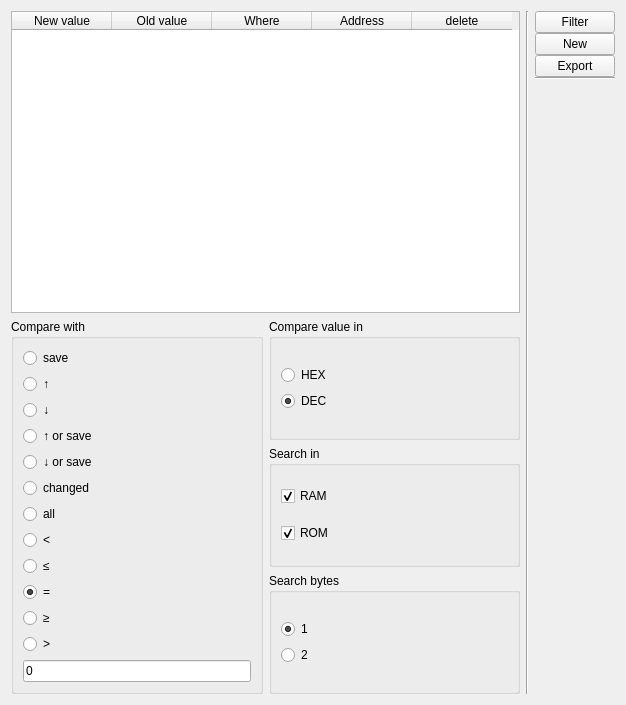
<?xml version="1.0" encoding="UTF-8"?>
<ui version="4.0">
 <class>Form</class>
 <widget class="QWidget" name="Form">
  <property name="geometry">
   <rect>
    <x>0</x>
    <y>0</y>
    <width>626</width>
    <height>705</height>
   </rect>
  </property>
  <property name="sizePolicy">
   <sizepolicy hsizetype="Expanding" vsizetype="Expanding">
    <horstretch>0</horstretch>
    <verstretch>0</verstretch>
   </sizepolicy>
  </property>
  <property name="windowTitle">
   <string>Form</string>
  </property>
  <layout class="QHBoxLayout" name="horizontalLayout_2">
   <item>
    <layout class="QHBoxLayout" name="horizontalLayout">
     <item>
      <layout class="QVBoxLayout" name="verticalLayout1" stretch="0,0">
       <item>
        <widget class="QTableWidget" name="tableWidget">
         <column>
          <property name="text">
           <string>New value</string>
          </property>
         </column>
         <column>
          <property name="text">
           <string>Old value</string>
          </property>
         </column>
         <column>
          <property name="text">
           <string>Where</string>
          </property>
         </column>
         <column>
          <property name="text">
           <string>Address</string>
          </property>
         </column>
         <column>
          <property name="text">
           <string>delete</string>
          </property>
         </column>
        </widget>
       </item>
       <item>
        <layout class="QHBoxLayout" name="horizontalLayout3">
         <item>
          <widget class="QGroupBox" name="groupBox">
           <property name="sizePolicy">
            <sizepolicy hsizetype="Expanding" vsizetype="Expanding">
             <horstretch>0</horstretch>
             <verstretch>0</verstretch>
            </sizepolicy>
           </property>
           <property name="title">
            <string>Compare with</string>
           </property>
           <layout class="QHBoxLayout" name="horizontalLayout_3">
            <item>
             <layout class="QVBoxLayout" name="verticalLayout_4">
              <item>
               <widget class="QRadioButton" name="save">
                <property name="text">
                 <string>save</string>
                </property>
               </widget>
              </item>
              <item>
               <widget class="QRadioButton" name="increased">
                <property name="text">
                 <string>↑</string>
                </property>
               </widget>
              </item>
              <item>
               <widget class="QRadioButton" name="decreased">
                <property name="text">
                 <string>↓</string>
                </property>
               </widget>
              </item>
              <item>
               <widget class="QRadioButton" name="increased_save">
                <property name="text">
                 <string>↑ or save</string>
                </property>
               </widget>
              </item>
              <item>
               <widget class="QRadioButton" name="decreased_save">
                <property name="text">
                 <string>↓ or save</string>
                </property>
               </widget>
              </item>
              <item>
               <widget class="QRadioButton" name="changed">
                <property name="text">
                 <string>changed</string>
                </property>
               </widget>
              </item>
              <item>
               <widget class="QRadioButton" name="all">
                <property name="text">
                 <string>all</string>
                </property>
               </widget>
              </item>
              <item>
               <widget class="QRadioButton" name="leRadio">
                <property name="text">
                 <string>&lt;</string>
                </property>
               </widget>
              </item>
              <item>
               <widget class="QRadioButton" name="leeqRadio">
                <property name="text">
                 <string>≤</string>
                </property>
               </widget>
              </item>
              <item>
               <widget class="QRadioButton" name="eqRadio">
                <property name="text">
                 <string>=</string>
                </property>
                <property name="checked">
                 <bool>true</bool>
                </property>
               </widget>
              </item>
              <item>
               <widget class="QRadioButton" name="greqRadio">
                <property name="text">
                 <string>≥</string>
                </property>
               </widget>
              </item>
              <item>
               <widget class="QRadioButton" name="grRadio">
                <property name="text">
                 <string>&gt;</string>
                </property>
               </widget>
              </item>
              <item>
               <widget class="QLineEdit" name="compareWith">
                <property name="text">
                 <string>0</string>
                </property>
               </widget>
              </item>
             </layout>
            </item>
           </layout>
          </widget>
         </item>
         <item>
          <layout class="QVBoxLayout" name="verticalLayout_3">
           <item>
            <widget class="QGroupBox" name="groupBox_4">
             <property name="sizePolicy">
              <sizepolicy hsizetype="Expanding" vsizetype="Expanding">
               <horstretch>0</horstretch>
               <verstretch>0</verstretch>
              </sizepolicy>
             </property>
             <property name="title">
              <string>Compare value in</string>
             </property>
             <layout class="QVBoxLayout" name="verticalLayout_6">
              <item>
               <layout class="QVBoxLayout" name="verticalLayout_5">
                <item>
                 <widget class="QRadioButton" name="hexRadio">
                  <property name="text">
                   <string>HEX</string>
                  </property>
                 </widget>
                </item>
                <item>
                 <widget class="QRadioButton" name="decRadio">
                  <property name="text">
                   <string>DEC</string>
                  </property>
                  <property name="checked">
                   <bool>true</bool>
                  </property>
                 </widget>
                </item>
               </layout>
              </item>
             </layout>
            </widget>
           </item>
           <item>
            <widget class="QGroupBox" name="groupBox_3">
             <property name="sizePolicy">
              <sizepolicy hsizetype="Expanding" vsizetype="Expanding">
               <horstretch>0</horstretch>
               <verstretch>0</verstretch>
              </sizepolicy>
             </property>
             <property name="title">
              <string>Search in</string>
             </property>
             <layout class="QHBoxLayout" name="horizontalLayout_4">
              <item>
               <layout class="QVBoxLayout" name="verticalLayout">
                <item>
                 <widget class="QCheckBox" name="checkRAM">
                  <property name="text">
                   <string>RAM</string>
                  </property>
                  <property name="checked">
                   <bool>true</bool>
                  </property>
                 </widget>
                </item>
                <item>
                 <widget class="QCheckBox" name="checkROM">
                  <property name="text">
                   <string>ROM</string>
                  </property>
                  <property name="checked">
                   <bool>true</bool>
                  </property>
                 </widget>
                </item>
               </layout>
              </item>
             </layout>
            </widget>
           </item>
           <item>
            <widget class="QGroupBox" name="groupBox_2">
             <property name="sizePolicy">
              <sizepolicy hsizetype="Expanding" vsizetype="Expanding">
               <horstretch>0</horstretch>
               <verstretch>0</verstretch>
              </sizepolicy>
             </property>
             <property name="title">
              <string>Search bytes</string>
             </property>
             <layout class="QVBoxLayout" name="verticalLayout_8">
              <item>
               <layout class="QVBoxLayout" name="verticalLayout_7">
                <item>
                 <widget class="QRadioButton" name="oneByte">
                  <property name="text">
                   <string>1</string>
                  </property>
                  <property name="checked">
                   <bool>true</bool>
                  </property>
                 </widget>
                </item>
                <item>
                 <widget class="QRadioButton" name="twoBytes">
                  <property name="text">
                   <string>2</string>
                  </property>
                 </widget>
                </item>
               </layout>
              </item>
             </layout>
            </widget>
           </item>
          </layout>
         </item>
        </layout>
       </item>
      </layout>
     </item>
     <item>
      <widget class="Line" name="line_2">
       <property name="orientation">
        <enum>Qt::Vertical</enum>
       </property>
      </widget>
     </item>
     <item>
      <layout class="QVBoxLayout" name="verticalLayout2">
       <property name="spacing">
        <number>0</number>
       </property>
       <item>
        <widget class="QPushButton" name="filterButton">
         <property name="text">
          <string>Filter</string>
         </property>
        </widget>
       </item>
       <item>
        <widget class="QPushButton" name="newButton">
         <property name="text">
          <string>New</string>
         </property>
        </widget>
       </item>
       <item>
        <widget class="QPushButton" name="exportButton">
         <property name="text">
          <string>Export</string>
         </property>
        </widget>
       </item>
       <item>
        <widget class="Line" name="line">
         <property name="orientation">
          <enum>Qt::Horizontal</enum>
         </property>
        </widget>
       </item>
       <item>
        <spacer name="verticalSpacer">
         <property name="orientation">
          <enum>Qt::Vertical</enum>
         </property>
         <property name="sizeHint" stdset="0">
          <size>
           <width>20</width>
           <height>40</height>
          </size>
         </property>
        </spacer>
       </item>
      </layout>
     </item>
    </layout>
   </item>
  </layout>
 </widget>
 <resources/>
 <connections/>
</ui>
